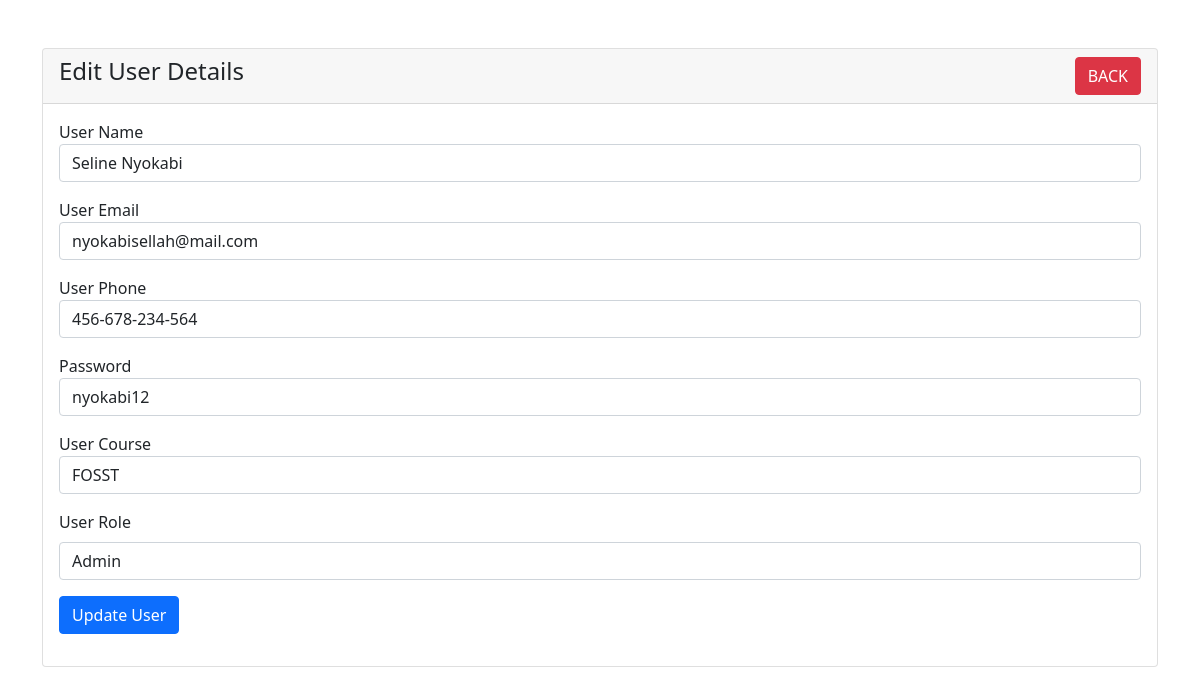
The page /student_edit.php?id=9 on the database its author committed.
### tables this page shows
CREATE TABLE `user` (
  `id` int(6) NOT NULL AUTO_INCREMENT,
  `name` varchar(191) NOT NULL,
  `email` varchar(191) NOT NULL,
  `phone` varchar(191) NOT NULL,
  `course` varchar(191) NOT NULL,
  `password` varchar(255) NOT NULL,
  `user_role` varchar(50) NOT NULL DEFAULT 'user',
  PRIMARY KEY (`id`)
);

### student_edit.php (the view, shortened to what this page needs)
<?php
    include  'templates/common/header.php';
?>
    <div class="container mt-5">
        <div class="row">
            <div class="col-md-12">
                <div class="card">
                    <div class="card-header">
                        <h4>Edit User Details
                            <a href="index.php" class="btn btn-danger float-end">BACK</a>
                        </h4>
                    </div>
                    <div class="card-body">
                        <?php
                        if(isset($_GET['id']))
                        {
                            $user_id = mysqli_real_escape_string($connection_obj, $_GET['id']);
                            $query = "SELECT * FROM user WHERE id='$user_id' ";
                            $query_run = mysqli_query($connection_obj, $query);
                            if(mysqli_num_rows($query_run) > 0)
                            {
                                $user = mysqli_fetch_array($query_run);
                                ?>
                                <form action="code.php" method="POST">
                                    <div class="mb-3">
                                        <label>User Name</label>
                                        <input type="text" name="name" value="<?=$user['name'];?>" class="form-control">
                                    </div>
                                    <div class="mb-3">
                                        <label>User Email</label>
                                        <input type="email" name="email" value="<?=$user['email'];?>" class="form-control">
                                    </div>
                                    <div class="mb-3">
                                        <label>User Phone</label>
                                        <input type="text" name="phone" value="<?=$user['phone'];?>" class="form-control">
                                    </div>
                                    <div class="mb-3">
                                        <label>Password</label>
                                        <input type="text" name="password" value="<?=$user['password'];?>" class="form-control">
                                    </div>
                                    <div class="mb-3">
                                        <label>User Course</label>
                                        <input type="text" name="course" value="<?=$user['course'];?>" class="form-control">
                                    </div>
                                    <div class="mb-3">
                            <label for="role" class="form-label">User Role</label>
                            <select class="form-control" name="user_role" required>
                                <option value="1">Admin</option>
                            </select>
                        </div>
                                    <div class="mb-3">
                                        <button type="submit" name="update_user" class="btn btn-primary">
                                            Update User
                                        </button>
                                    </div>
                                </form>
                                <?php
                            }
                            else
                            {
                                echo "<h4>No Such Id Found</h4>";
                            }
                        }
                        ?>
                    </div>
                </div>
            </div>
        </div>
    </div>
 <?php
    include  'templates/common/footer.php';
?>

### rows shown on the page
user: name "Seline Nyokabi", email "nyokabisellah@mail.com", phone "456-678-234-564", password "nyokabi12", course "FOSST"
